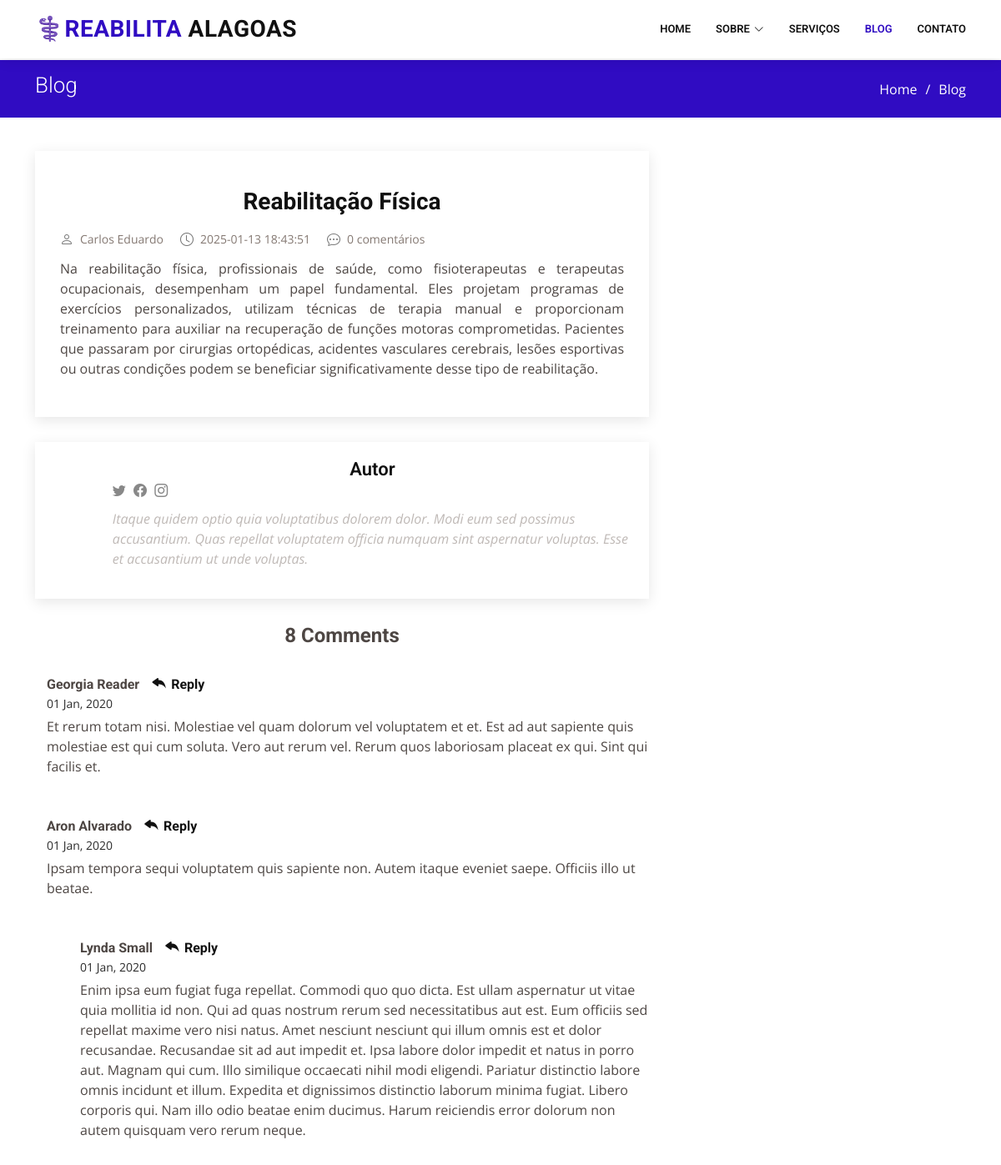
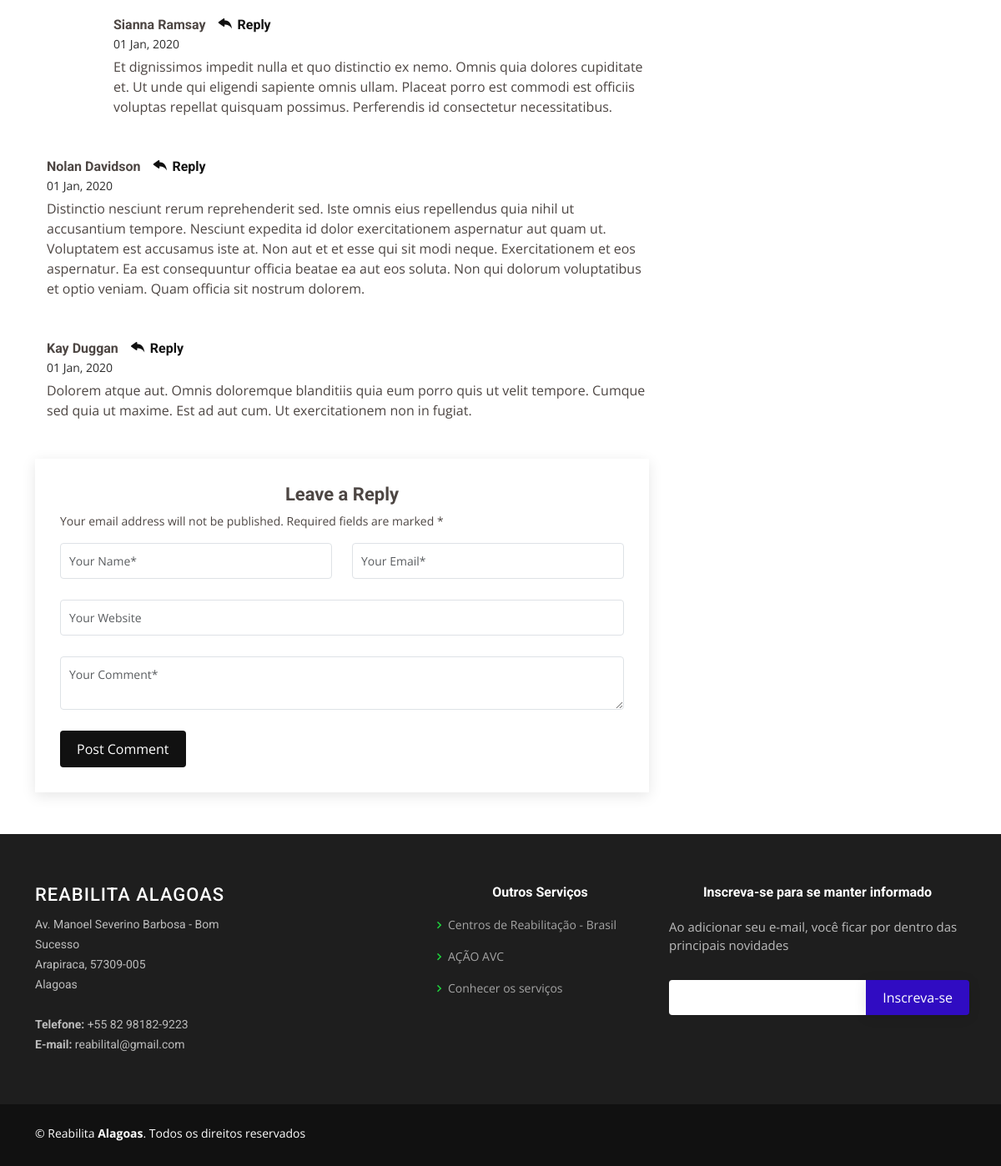
The app's page /postagem.php?id=3 with its own data (2 pictures, top to bottom).
### tables this page shows
CREATE TABLE postagens (
    id INT AUTO_INCREMENT PRIMARY KEY,
    titulo VARCHAR(255) NOT NULL,
    autor_id INT NOT NULL,  
    categoria_id INT NOT NULL,  
    imagem VARCHAR(255),  
    texto TEXT NOT NULL,
    data_publicacao TIMESTAMP DEFAULT CURRENT_TIMESTAMP,
    FOREIGN KEY (autor_id) REFERENCES usuarios(id) ON DELETE CASCADE,
    FOREIGN KEY (categoria_id) REFERENCES categorias(id) ON DELETE RESTRICT
);

CREATE TABLE usuarios (
    id INT AUTO_INCREMENT PRIMARY KEY,
    nome VARCHAR(100) NOT NULL,
    email VARCHAR(100) UNIQUE NOT NULL,
    senha VARCHAR(255) NOT NULL,
    descricao TEXT,
    foto VARCHAR(255),
    criado_em TIMESTAMP DEFAULT CURRENT_TIMESTAMP
);

### postagem.php (the view, shortened to what this page needs)
<!DOCTYPE html>
<html lang="pt-br">
<head>
  <link href="assets/vendor/animate.css/animate.min.css" rel="stylesheet">
  <link href="assets/vendor/aos/aos.css" rel="stylesheet">
  <link href="assets/vendor/bootstrap/css/bootstrap.min.css" rel="stylesheet">
  <link href="assets/vendor/bootstrap-icons/bootstrap-icons.css" rel="stylesheet">
  <link href="assets/vendor/boxicons/css/boxicons.min.css" rel="stylesheet">
  <link href="assets/vendor/glightbox/css/glightbox.min.css" rel="stylesheet">
  <link href="assets/vendor/remixicon/remixicon.css" rel="stylesheet">
  <link href="assets/vendor/swiper/swiper-bundle.min.css" rel="stylesheet">
  <link href="assets/css/style.css" rel="stylesheet">
</head>
<body>
  <header id="header" class="fixed-top">
    <div class="container d-flex align-items-center">
      <h1 class="logo me-auto"><a href="#"><span>⚕️Reabilita</span> Alagoas</a></h1>
      <nav id="navbar" class="navbar order-last order-lg-0">
        <ul>
          <li><a href="index.php">Home</a></li>
          <li class="dropdown"><a href="#"><span>Sobre</span> <i class="bi bi-chevron-down"></i></a>
          </li>
          <li><a href="servicos.php">Serviços</a></li>
          <li><a href="blog.php" class="active">Blog</a></li>
          <li><a href="contato.php">Contato</a></li>
        </ul>
      </nav>
    </div>
  </header>
  <main id="main">
    <section id="breadcrumbs" class="breadcrumbs">
      <div class="container">
        <div class="d-flex justify-content-between align-items-center">
          <h2>Blog</h2>
          <ol>
            <li><a href="index.php">Home</a></li>
            <li>Blog</li>
          </ol>
        </div>
      </div>
    </section>
    <?php
          $servername = "localhost";
          $username = "root";
          $password = "";
          $dbname = "reabilita_al";
          $conn = new mysqli($servername, $username, $password, $dbname);
          if (isset($_GET['id']) && is_numeric($_GET['id'])) {
            $id = intval($_GET['id']);
            $sql = "SELECT
                  p.id AS postagem_id,
                  p.titulo AS titulo_postagem,
                  p.texto AS conteudo_postagem,
                  p.imagem AS imagem_postagem,
                  p.data_publicacao,
                  u.nome AS autor_nome,
                  u.email AS autor_email,
                  u.descricao AS autor_descricao,
                  u.foto AS autor_foto,
                  c.nome AS categoria_nome,
                  c.descricao AS categoria_descricao
                FROM
                postagens p
                INNER JOIN
                usuarios u ON p.autor_id = u.id
                INNER JOIN
                categorias c ON p.categoria_id = c.id
                WHERE
                p.id = $id";
          $result = $conn->query($sql);
          if ($result->num_rows > 0) {
              $post = $result->fetch_assoc();
          } else {
              echo "Postagem não encontrada.";
              exit;
          }
      } else {
          echo "ID inválido";
          exit;
      }
        ?>
    <section id="blog" class="blog">
      <div class="container" data-aos="fade-up">
        <div class="row">
          <div class="col-lg-8 entries">
            <article class="entry entry-single">
              <div class="entry-img">
              </div>
              <h2 class="entry-title">
                <a href="#"><?php echo htmlspecialchars($post['titulo_postagem']) ?></a>
              </h2>
              <div class="entry-meta">
                <ul>
                  <li class="d-flex align-items-center"><i class="bi bi-person"></i> <a href="#">
                  <?php echo htmlspecialchars($post['autor_nome'])?></a></li>
                  <li class="d-flex align-items-center"><i class="bi bi-clock"></i> <a href="#"><time
                        datetime="2020-01-01"><?php echo htmlspecialchars($post['data_publicacao'])?></time></a></li>
                  <li class="d-flex align-items-center"><i class="bi bi-chat-dots"></i> <a href="#">0
                      comentários </a></li>
                </ul>
              </div>
              <div class="entry-content">
                <p class="justificar">
                <?php echo htmlspecialchars($post['conteudo_postagem']) ?>
                </p>
              </div>
            </article>
            <div class="blog-author d-flex align-items-center">
              <div>
                <h4>Autor</h4>
                <div class="social-links">
                  <a href="https://twitters.com/#"><i class="bi bi-twitter"></i></a>
                  <a href="https://facebook.com/#"><i class="bi bi-facebook"></i></a>
                  <a href="https://instagram.com/#"><i class="biu bi-instagram"></i></a>
                </div>
                <p>
                  Itaque quidem optio quia voluptatibus dolorem dolor. Modi eum sed possimus accusantium. Quas repellat
                  voluptatem officia numquam sint aspernatur voluptas. Esse et accusantium ut unde voluptas.
                </p>
              </div>
            </div>
            <div class="blog-comments">
              <h4 class="comments-count">8 Comments</h4>
              <div id="comment-1" class="comment">
                <div class="d-flex">
                  <div>
                    <h5><a href="">Georgia Reader</a> <a href="#" class="reply"><i class="bi bi-reply-fill"></i>
                        Reply</a></h5>
                    <time datetime="2020-01-01">01 Jan, 2020</time>
                    <p>
                      Et rerum totam nisi. Molestiae vel quam dolorum vel voluptatem et et. Est ad aut sapiente quis
                      molestiae est qui cum soluta.
                      Vero aut rerum vel. Rerum quos laboriosam placeat ex qui. Sint qui facilis et.
                    </p>
                  </div>
                </div>
              </div>
              <div id="comment-2" class="comment">
                <div class="d-flex">
                  <div>
                    <h5><a href="">Aron Alvarado</a> <a href="#" class="reply"><i class="bi bi-reply-fill"></i>
                        Reply</a></h5>
                    <time datetime="2020-01-01">01 Jan, 2020</time>
                    <p>
                      Ipsam tempora sequi voluptatem quis sapiente non. Autem itaque eveniet saepe. Officiis illo ut
                      beatae.
                    </p>
                  </div>
                </div>
                <div id="comment-reply-1" class="comment comment-reply">
                  <div class="d-flex">
                    <div>
                      <h5><a href="">Lynda Small</a> <a href="#" class="reply"><i class="bi bi-reply-fill"></i>
                          Reply</a></h5>
                      <time datetime="2020-01-01">01 Jan, 2020</time>
                      <p>
                        Enim ipsa eum fugiat fuga repellat. Commodi quo quo dicta. Est ullam aspernatur ut vitae quia
                        mollitia id non. Qui ad quas nostrum rerum sed necessitatibus aut est. Eum officiis sed repellat
                        maxime vero nisi natus. Amet nesciunt nesciunt qui illum omnis est et dolor recusandae.
                        Recusandae sit ad aut impedit et. Ipsa labore dolor impedit et natus in porro aut. Magnam qui
                        cum. Illo similique occaecati nihil modi eligendi. Pariatur distinctio labore omnis incidunt et
                        illum. Expedita et dignissimos distinctio laborum minima fugiat.
                        Libero corporis qui. Nam illo odio beatae enim ducimus. Harum reiciendis error dolorum non autem
                        quisquam vero rerum neque.
                      </p>
                    </div>
                  </div>
                  <div id="comment-reply-2" class="comment comment-reply">
                    <div class="d-flex">
                      <div>
                        <h5><a href="">Sianna Ramsay</a> <a href="#" class="reply"><i class="bi bi-reply-fill"></i>
                            Reply</a></h5>
                        <time datetime="2020-01-01">01 Jan, 2020</time>
                        <p>
                          Et dignissimos impedit nulla et quo distinctio ex nemo. Omnis quia dolores cupiditate et. Ut
                          unde qui eligendi sapiente omnis ullam. Placeat porro est commodi est officiis voluptas
                          repellat quisquam possimus. Perferendis id consectetur necessitatibus.
                        </p>
                      </div>
                    </div>
                  </div>
                </div>
              </div>
              <div id="comment-3" class="comment">
                <div class="d-flex">
                  <div>
                    <h5><a href="">Nolan Davidson</a> <a href="#" class="reply"><i class="bi bi-reply-fill"></i>
                        Reply</a></h5>
                    <time datetime="2020-01-01">01 Jan, 2020</time>
                    <p>
                      Distinctio nesciunt rerum reprehenderit sed. Iste omnis eius repellendus quia nihil ut accusantium
                      tempore. Nesciunt expedita id dolor exercitationem aspernatur aut quam ut. Voluptatem est
                      accusamus iste at.
                      Non aut et et esse qui sit modi neque. Exercitationem et eos aspernatur. Ea est consequuntur
                      officia beatae ea aut eos soluta. Non qui dolorum voluptatibus et optio veniam. Quam officia sit
                      nostrum dolorem.
                    </p>
                  </div>
                </div>
              </div>
              <div id="comment-4" class="comment">
                <div class="d-flex">
                  <div>
                    <h5><a href="">Kay Duggan</a> <a href="#" class="reply"><i class="bi bi-reply-fill"></i> Reply</a>
                    </h5>
                    <time datetime="2020-01-01">01 Jan, 2020</time>
                    <p>
                      Dolorem atque aut. Omnis doloremque blanditiis quia eum porro quis ut velit tempore. Cumque sed
                      quia ut maxime. Est ad aut cum. Ut exercitationem non in fugiat.
                    </p>
                  </div>
                </div>
              </div>
              <div class="reply-form">
                <h4>Leave a Reply</h4>
                <p>Your email address will not be published. Required fields are marked * </p>
                <form action="">
                  <div class="row">
                    <div class="col-md-6 form-group">
                      <input name="name" type="text" class="form-control" placeholder="Your Name*">
                    </div>
                    <div class="col-md-6 form-group">
                      <input name="email" type="text" class="form-control" placeholder="Your Email*">
                    </div>
                  </div>
                  <div class="row">
                    <div class="col form-group">
                      <input name="website" type="text" class="form-control" placeholder="Your Website">
                    </div>
                  </div>
                  <div class="row">
                    <div class="col form-group">
                      <textarea name="comment" class="form-control" placeholder="Your Comment*"></textarea>
                    </div>
                  </div>
                  <button type="submit" class="btn btn-primary">Post Comment</button>
                </form>
              </div>
            </div>
          </div>
          <div class="col-lg-4">
          </div>
        </div>
      </div>
    </section>
  </main>
  <footer id="footer">
<div class="footer-top">
  <div class="container">
    <div class="row">
      <div class="col-lg-3 col-md-6 footer-contact">
        <h3>Reabilita Alagoas</h3>
        <p>
          Av. Manoel Severino Barbosa - Bom Sucesso <br>
          Arapiraca, 57309-005<br>
          Alagoas <br><br>
          <strong>Telefone:</strong> +55 82 98182-9223 <br>
          <strong>E-mail:</strong> reabilital@gmail.com <br>
        </p>
      </div>
      <div class="col-lg-2 col-md-6 footer-links">
        <h4> </h4>
      </div>
      <div class="col-lg-3 col-md-6 footer-links">
        <h4>Outros Serviços </h4>
        <ul>
          <li><i class="bx bx-chevron-right"></i> <a href="https://www.gov.br/saude/pt-br/assuntos/saude-de-a-a-z/s/saude-da-pessoa-com-deficiencia/cer" target="_blank">Centros de Reabilitação - Brasil </a></li>
          <li><i class="bx bx-chevron-right"></i> <a href="https://www.acaoavc.org.br" target="_blank"> AÇÃO AVC</a></li>
          <li><i class="bx bx-chevron-right"></i> <a href="https://www.gov.br/saude/pt-br/assuntos/novo-pac-saude/centros-especializados-em-reabilitacao" target="_blank">Conhecer os serviços</a></li>
        </ul>
      </div>
      <div class="col-lg-4 col-md-6 footer-newsletter">
        <h4>Inscreva-se para se manter informado</h4>
        <p>Ao adicionar seu e-mail, você ficar por dentro das principais novidades </p>
        <form action="" method="post">
          <input type="email" name="email"><input type="submit" value="Inscreva-se">
        </form>
      </div>
    </div>
  </div>
</div>
<div class="container d-md-flex py-4">
  <div class="me-md-auto text-center text-md-start">
    <div class="copyright">
      &copy; Reabilita <strong><span>Alagoas</span></strong>. Todos os direitos reservados
    </div>
    <div class="credits">
    </div>
  </div>
</div>
</footer>
</body>
</html>

### records on screen
postagens: titulo "Reabilitação Física", autor.nome "Carlos Eduardo", data_publicacao "2025-01-13 18:43:51", texto "Na reabilitação física, profissionais de saúde, como fisioterapeutas e terapeutas ocupacionais, desempenham um papel fundamental. Eles projetam programas de exercícios personalizados, utilizam técnicas de terapia manual e proporcionam treinamento para auxiliar na recuperação de funções motoras comprometidas. Pacientes que passaram por cirurgias ortopédicas, acidentes vasculares cerebrais, lesões esportivas ou outras condições podem se beneficiar significativamente desse tipo de reabilitação."
